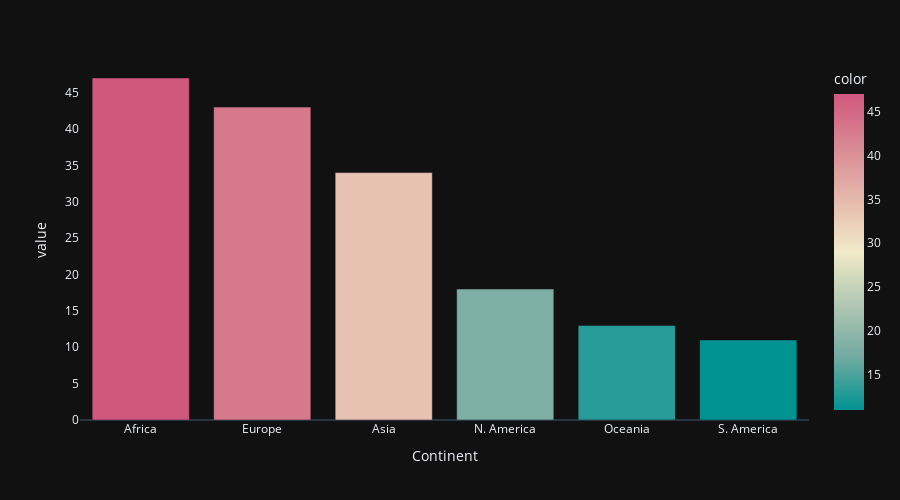

The cell this chart's notebook holds for it:
### Markdown cell above
Now we will use the [Matplotlib](https://matplotlib.org/stable/api/index) and [Seaborn](https://seaborn.pydata.org/api.html) plotting libraries to create visualizations. First, let's generate a bar plot using the Matplotlib function `plt.bar`.

### Code cell
fig=px.bar(data_frame=values,color=values,color_continuous_scale='tealrose')

fig.update_layout(

    height= 500,
    width= 900,
    template="plotly_dark",
    xaxis=dict(showgrid=False),
    yaxis=dict(showgrid=False) 
)
fig.show()

### Figure 1 — Plotly figure (JSON) as saved in the notebook; plotly's stock layout.template omitted (floating-point values rounded to 4 significant figures)
{"data": [{"alignmentgroup": "True", "hovertemplate": "Continent=%{x}<br>value=%{y}<br>color=%{marker.color}<extra></extra>", "legendgroup": "", "marker": {"color": [47, 43, 34, 18, 13, 11], "coloraxis": "coloraxis", "pattern": {"shape": ""}}, "name": "", "offsetgroup": "", "orientation": "v", "showlegend": false, "textposition": "auto", "type": "bar", "x": ["Africa", "Europe", "Asia", "N. America", "Oceania", "S. America"], "xaxis": "x", "y": [47, 43, 34, 18, 13, 11], "yaxis": "y"}], "layout": {"barmode": "relative", "coloraxis": {"colorbar": {"title": {"text": "color"}}, "colorscale": [[0, "rgb(0, 147, 146)"], [0.1667, "rgb(114, 170, 161)"], [0.3333, "rgb(177, 199, 179)"], [0.5, "rgb(241, 234, 200)"], [0.6667, "rgb(229, 185, 173)"], [0.8333, "rgb(217, 137, 148)"], [1, "rgb(208, 88, 126)"]]}, "height": 500, "legend": {"tracegroupgap": 0}, "margin": {"t": 60}, "width": 900, "xaxis": {"anchor": "y", "domain": [0, 1], "showgrid": false, "title": {"text": "Continent"}}, "yaxis": {"anchor": "x", "domain": [0, 1], "showgrid": false, "title": {"text": "value"}}}}
